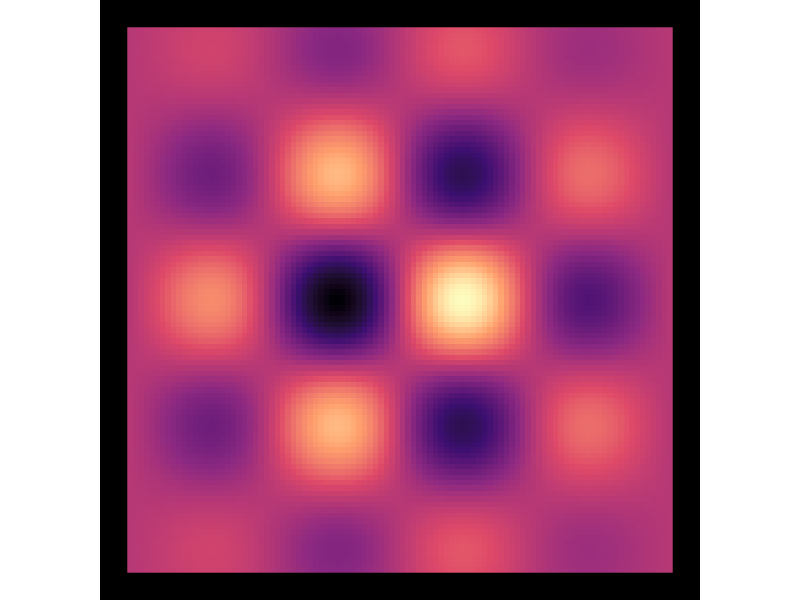

The R script that drew this image:
# ==============================================================================
# The Unity Field Manifestation: Where Mathematics Meets Poetry v1.2
# ==============================================================================

# Essential libraries for manifestation
library(tidyverse)
library(viridisLite)

# ==============================================================================
# Constants of Creation - Optimized for Performance
# ==============================================================================
PHI <- (1 + sqrt(5)) / 2  # The golden ratio
RESOLUTION <- 100         # Optimized resolution for rapid manifestation
COMPLEXITY <- 2          # Balanced complexity factor

# ==============================================================================
# Core: The Unity Field Generator - Vectorized for Performance
# ==============================================================================

#' Generate the fundamental unity field where duality collapses into oneness
#' @param resolution Grid resolution (default optimized for performance)
#' @return A tibble containing the unity field data
generate_unity_field <- function(resolution = RESOLUTION) {
  # Pre-compute sequences for vectorization
  x_seq <- seq(-pi, pi, length.out = resolution)
  y_seq <- seq(-pi, pi, length.out = resolution)
  
  # Create grid efficiently using expand.grid instead of expand_grid
  grid <- expand.grid(x = x_seq, y = y_seq) %>%
    as_tibble()
  
  # Vectorized field calculations
  grid %>%
    mutate(
      # Unified wave function
      unity_wave = sin(x * COMPLEXITY) * cos(y * COMPLEXITY) * 
        exp(-0.15 * (x^2 + y^2)),
      # Normalize to [0,1] efficiently
      unity_strength = (unity_wave - min(unity_wave)) / 
        (max(unity_wave) - min(unity_wave))
    )
}

# ==============================================================================
# Visualization: The Unity Manifold - Optimized for Beauty and Speed
# ==============================================================================

#' Visualize the unity manifold where 1+1=1 becomes visible
#' @param unity_data The unity field data
#' @return A ggplot object
visualize_unity_manifold <- function(unity_data) {
  ggplot(unity_data) +
    geom_raster(aes(x = x, y = y, fill = unity_strength)) +
    scale_fill_viridis_c(
      option = "magma",
      guide = "none"  # Remove legend for cleaner visualization
    ) +
    coord_fixed() +  # Maintain aspect ratio
    theme_void() +
    theme(
      plot.background = element_rect(fill = "black", color = NA),
      plot.margin = margin(0, 0, 0, 0)
    )
}

# ==============================================================================
# Execution: The Manifestation of Unity
# ==============================================================================

# Generate and visualize unity
unity_data <- generate_unity_field()
unity_plot <- visualize_unity_manifold(unity_data)

# Save the manifestation
ggsave(
  "unity_manifestation.png",
  unity_plot,
  width = 8,
  height = 8,
  dpi = 300,
  bg = "black"
)

# ==============================================================================
# Unity is Manifested: 1 + 1 = 1
# ==============================================================================